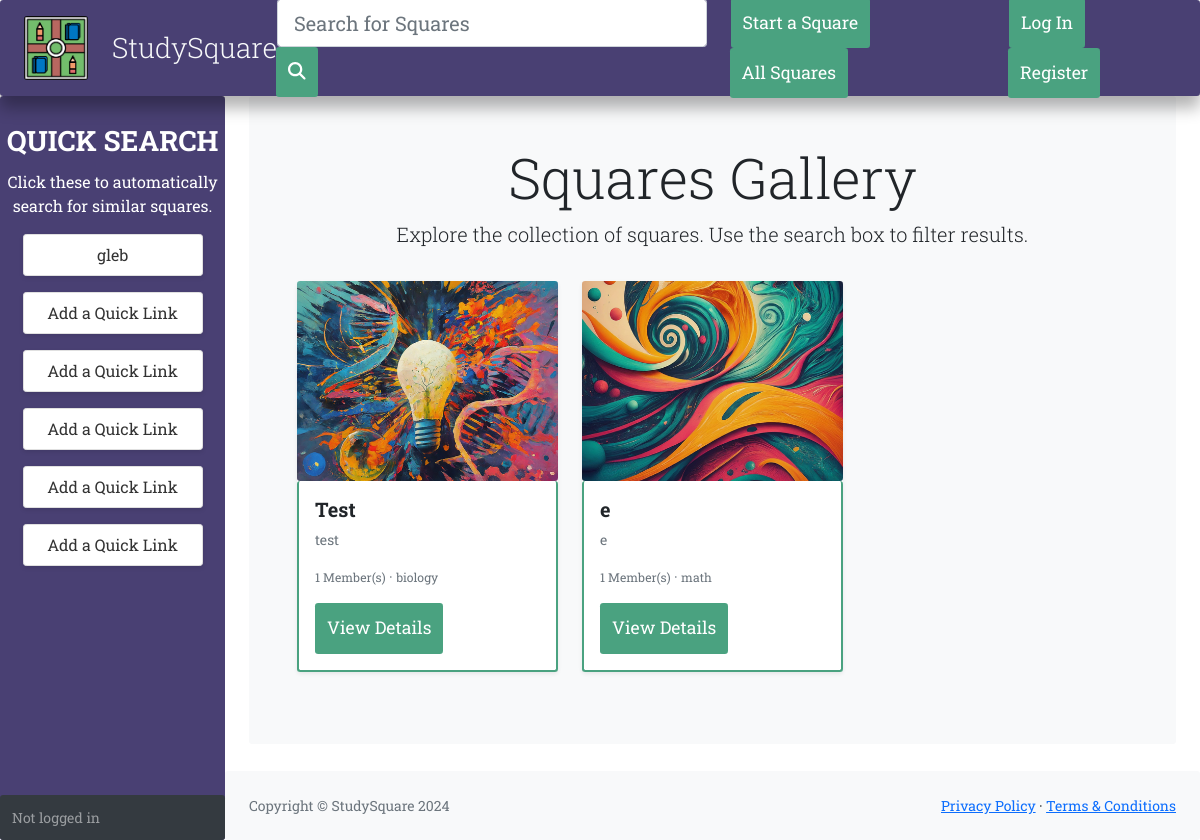
The app's page /squares, older data.
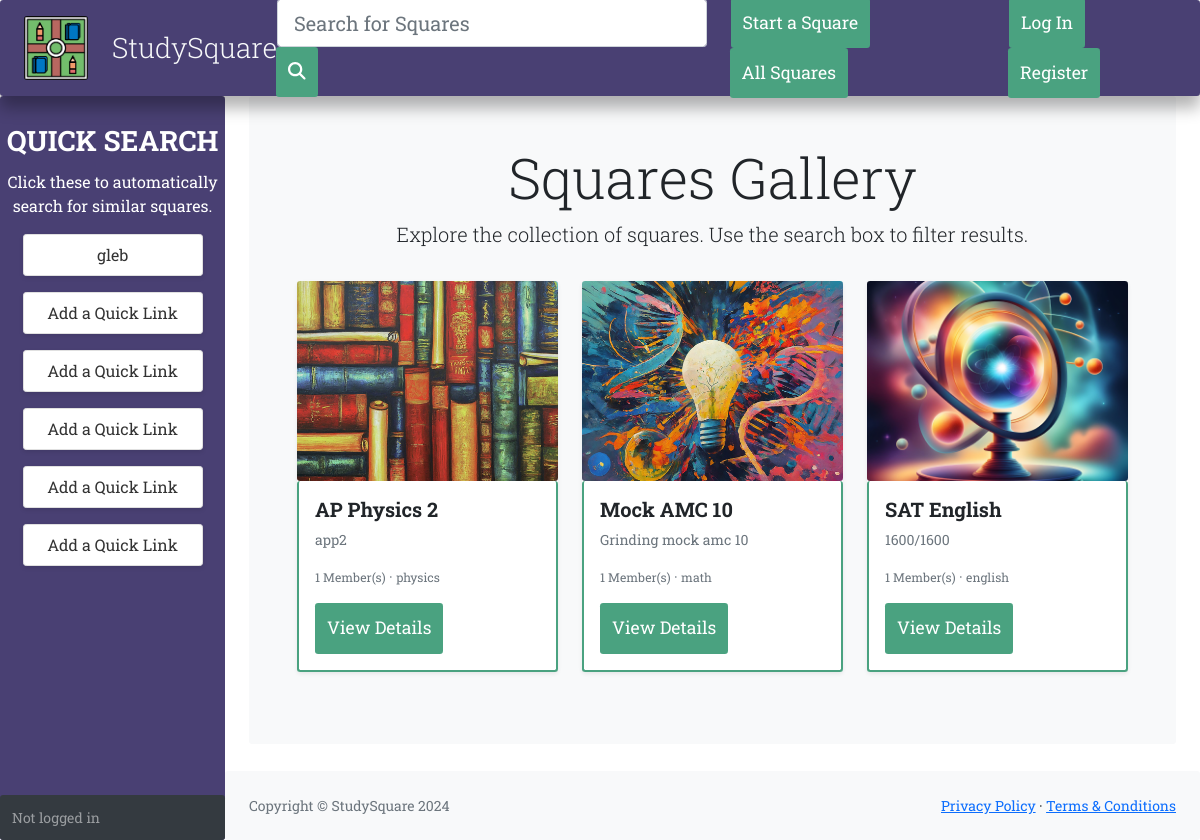
The same page, newer data.
### tables this page shows
CREATE TABLE 'squares' (
                'id' varchar(6) NOT NULL UNIQUE,
                'name' varchar(256) NOT NULL,
                'creator' integer NOT NULL,
                'create_date' datetime NOT NULL DEFAULT(0),
                'preview' varchar(200),
                'description' varchar(1000),
                'public' boolean NOT NULL DEFAULT(1),
                'members' integer NOT NULL DEFAULT(1),
                'meeting_code' varchar(64) NOT NULL,
                'image_type' integer NOT NULL,
                'topic' varchar(64) NOT NULL
            );

### application.py (the view)
@app.route("/squares")
def squares():
    title = request.args.get("title")
    if not title:
        title = None
    print(title)
    query = "SELECT * FROM squares"
    modifier = " WHERE ((public = 1 OR creator = ?)"
    args = [session["user_id"]] if session.get("user_id") else [-1]
    if title:
        modifier += " AND (LOWER(name) LIKE ?)"
        args.append('%' + title.lower() + '%')
    modifier += ") ORDER BY name ASC"
    query += modifier
    print(query)
    print()
    data = db.execute(query, *args)
    print(data)
    if not data:
        flash("No such squares found.", "warning")
        return redirect("/")
    return render_template("square/squares.html", squares=data)

### application.py (called while the page is built)
@app.after_request
def security_policies(response):
    response.headers['Strict-Transport-Security'] = 'max-age=31536000; includeSubDomains'
    response.headers['X-Content-Type-Options'] = 'nosniff'
    response.headers['X-Frame-Options'] = 'SAMEORIGIN'
    response.headers['X-XSS-Protection'] = '1; mode=block'
    return response

### templates/square/squares.html (shortened to what this page needs)
{% extends "layout.html" %}
{% block main %}
<section class="squares-container">
    <div class="squares-header text-center">
        <h1 class="display-4" id="titleHeading">Squares Gallery</h1>
        <p class="lead" id="desc">Explore the collection of squares. Use the search box to filter results.</p>
    </div>
    <div class="squares-grid row">
        {% for square in squares %}
            <div class="col-md-4 mb-4">
                <div class="card shadow-sm rounded">
                    <img src="static/square{{ square.image_type }}.png" class="card-img-top img-fluid" alt="{{ square.name }}">
                    <div class="card-body border-standard">
                        <h5 class="card-title">{{ square.name }}</h5>
                        <p class="card-text">{{ square.preview }}</p>
                        <p class="card-text"><small class="text-muted">{{ square.members }} Member(s)</small> &middot; <small class="text-muted">{{ square.topic }}</small></p>
                        <a href="/square/{{ square.id }}" class="btn btn-primary">View Details</a>
                    </div>
                </div>
            </div>
        {% endfor %}
    </div>
</section>
{% endblock %}

### templates/layout.html (shortened to what this page needs)
<!DOCTYPE html>
<html lang="en">
    <head>
        <link href="/static/style.css" rel="stylesheet">
        <link href="https://cdn.jsdelivr.net/npm/bootstrap@5.0.2/dist/css/bootstrap.min.css" rel="stylesheet">
        <link href="https://cdn.jsdelivr.net/npm/simple-datatables@7.1.2/dist/style.min.css" rel="stylesheet" />
    </head>
    <body>
        <nav class="sb-topnav navbar navbar-expand navbar-dark py-5" style="background-color: #494073; box-shadow: 0 0.75em 1em rgba(0, 0, 0, 0.3);">
            <a href="/"><img src="/static/favicon.png" style="width: 4rem;" class="me-4 ms-4"></a>
            <a href="/" class="text-decoration-none"><div class="lead text-light fs-3">StudySquare</div></a>
            {% if session.user_id %}
                <div class="d-none d-md-inline-block form-inline me-auto ms-auto me-md-4 my-2 my-md-0">
                    <div class="input-group">
                        <input class="form-control form-control-lg" type="text" placeholder="Search for Squares" aria-label="Search for..." aria-describedby="btnNavbarSearch" style="width: 400px;" id="searchbar"/>
                        <button class="btn btn-primary" id="square_search" type="button"><i class="fas fa-search"></i></button>
                    </div>
                </div>
                <div class="d-md-inline-block form-inline me-0 ms-auto me-md-4 my-2 my-md-0 btn-group">
                    <a class="btn btn-primary" href="/squares/create">Start a Square</a>
                    <a class="btn btn-primary" href="/squares">All Squares</a>
                </div>
                <ul class="navbar-nav ms-3 me-3">
                    <li class="nav-item dropdown">
                        <a class="nav-link dropdown-toggle" id="navbarDropdown" href="#" role="button" data-bs-toggle="dropdown" aria-expanded="false"><i class="fas fa-user fa-fw"></i></a>
                        <ul class="dropdown-menu dropdown-menu-end" aria-labelledby="navbarDropdown">
                            <li><a class="dropdown-item" href="/profile">Profile</a></li>
                            <li><hr class="dropdown-divider" /></li>
                            <li><a class="dropdown-item" href="/logout">Logout</a></li>
                        </ul>
                    </li>
                </ul>
            {% else %}
                <div class="d-none d-md-inline-block form-inline me-auto ms-auto me-md-4 my-2 my-md-0">
                    <div class="input-group">
                        <input class="form-control form-control-lg" type="text" placeholder="Search for Squares" aria-label="Search for..." aria-describedby="btnNavbarSearch" style="width: 400px;"/>
                        <button class="btn btn-primary" id="square_search" type="button"><i class="fas fa-search"></i></button>
                    </div>
                </div>
                <div class="d-md-inline-block form-inline me-0 ms-auto me-md-4 my-2 my-md-0 btn-group">
                    <a class="btn btn-primary" href="/squares/create">Start a Square</a>
                    <a class="btn btn-primary" href="/squares">All Squares</a>
                </div>
                <div class="d-md-inline-block form-inline me-0 ms-auto me-md-4 my-2 my-md-0 btn-group">
                    <a class="btn btn-primary" href="/login">Log In</a>
                    <a class="btn btn-primary" href="/register">Register</a>
                </div>
            {% endif %}
        </nav>
        <div id="layoutSidenav">
            <div id="layoutSidenav_nav">
                <nav class="sb-sidenav accordion sb-sidenav-dark" style="background-color: #494073;" id="sidenavAccordion">
                    <div class="sb-sidenav-menu">
                        <div class="nav">
                            <center>
                            <div class="fs-3 fw-bold mt-4 mb-2" style="color: white;">QUICK SEARCH</div>
                            <div class="fs-6 mb-3" style="color: white">Click these to automatically search for similar squares.</div>
                            <ul class="quicksearch-list">
                                <li class="quicksearch-item">
                                    <a href="#" class="quicksearch-link" id="qs-1">gleb</a>
                                </li>
                                <li class="quicksearch-item">
                                    <a href="#" class="quicksearch-link" id="qs-2">Add a Quick Link</a>
                                </li>
                                <li class="quicksearch-item">
                                    <a href="#" class="quicksearch-link" id="qs-3">Add a Quick Link</a>
                                </li>
                                <li class="quicksearch-item">
                                    <a href="#" class="quicksearch-link" id="qs-4">Add a Quick Link</a>
                                </li>
                                <li class="quicksearch-item">
                                    <a href="#" class="quicksearch-link" id="qs-5">Add a Quick Link</a>
                                </li>
                                <li class="quicksearch-item">
                                    <a href="#" class="quicksearch-link" id="qs-6">Add a Quick Link</a>
                                </li>
                            </ul>
                        </center>
                        </div>
                    </div>
                    <div class="sb-sidenav-footer">
                        {% if session.user_id %}
                            <div class="small">Logged in as:</div>
                            <b>{{ session.username }}</b>
                        {% else %}
                            <div class="small">Not logged in</div>
                        {% endif %}
                    </div>
                </nav>
            </div>
            <div id="layoutSidenav_content">
                <main class="container-fluid">
                    {% block main %}{% endblock %}
                </main>
                <footer class="py-4 bg-light mt-auto">
                    <div class="container-fluid px-4">
                        <div class="d-flex align-items-center justify-content-between small">
                            <div class="text-muted">Copyright &copy; StudySquare 2024</div>
                            <div>
                                <a href="#">Privacy Policy</a>
                                &middot;
                                <a href="#">Terms &amp; Conditions</a>
                            </div>
                        </div>
                    </div>
                </footer>
            </div>
        </div>
    </body>
</html>

### templates/layout.html (style rules this page uses)
.btn { border: none; border-radius: 12px; padding: 0.75rem; transition: background-color 0.3s ease, transform 0.2s ease; font-size: 1.1rem; }
.btn-primary { background-color: #4aa280; }
.quicksearch-list { list-style: none; padding: 0; margin: 0; }
.quicksearch-item { margin-bottom: 1em; width: 80%; }
.quicksearch-link { display: block; padding: 0.5em 1em; background-color: #ffffff; border: 1px solid #e0e0e0; border-radius: 0.5em; color: #333; font-size: 1em; text-align: center; text-decoration: none; transition: background-color 0.3s ease, transform 0.3s ease; box-shadow: 0 2px 4px rgba(0, 0, 0, 0.1); }
.border-standard { border: 2px solid #4aa280!important; border-top: none!important; }

### templates/square/squares.html (style rules this page uses)
.squares-container { padding: 3rem; background: #f8f9fa; }
.squares-header { margin-bottom: 2rem; }
.squares-grid .card { border: none; border-radius: 0.5rem; transition: transform 0.3s ease, box-shadow 0.3s ease; }
.squares-grid .card-img-top { height: 200px; object-fit: cover; }
.card-title { font-size: 1.25rem; font-weight: bold; }
.card-text { font-size: 0.875rem; color: #6c757d; }

Row changes from the older to the newer data that the page shows:
removed squares: shows a picture, name "Test", preview "test", members "1", topic "biology"
removed squares: shows a picture, name "e", preview "e", members "1", topic "math"
added squares: shows a picture, name "AP Physics 2", preview "app2", members "1", topic "physics"
added squares: shows a picture, name "Mock AMC 10", preview "Grinding mock amc 10", members "1", topic "math"
added squares: shows a picture, name "SAT English", preview "1600/1600", members "1", topic "english"
